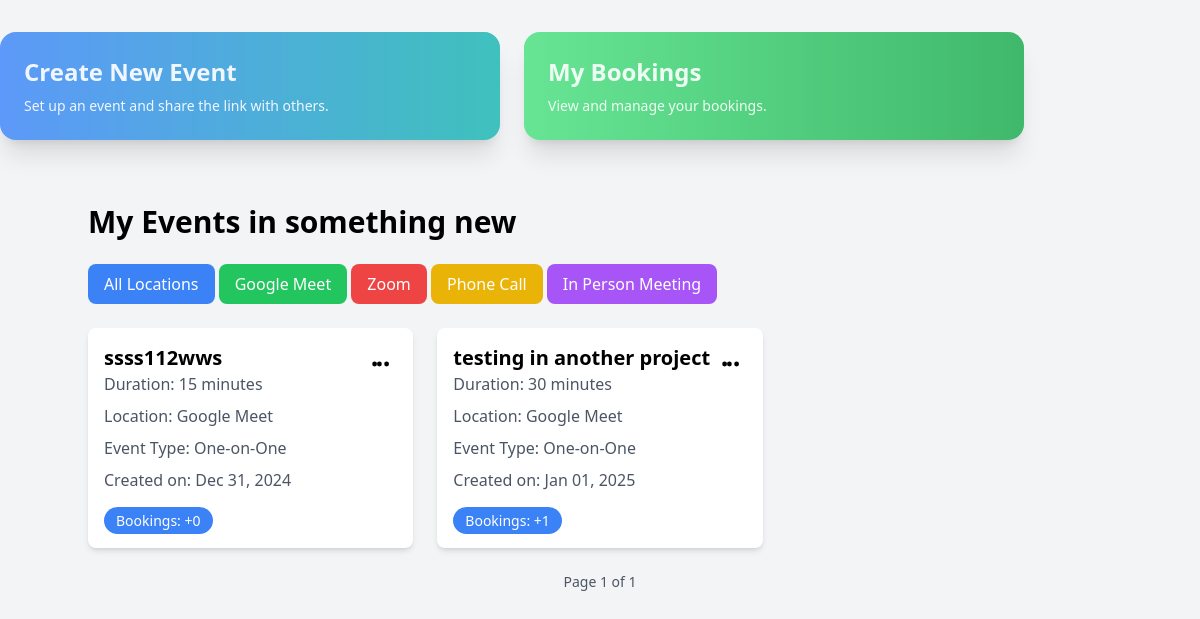
Page /auth/events/8/ (signed in) on the committed database.
### accounts/models.py (models this page shows, shortened)
class Organization(models.Model):
    name = models.CharField(max_length=255)
    description = models.TextField(blank=True)
    created_at = models.DateTimeField(auto_now_add=True)
    updated_at = models.DateTimeField(auto_now=True)
    created_by = models.ForeignKey(User, on_delete=models.CASCADE, related_name='created_organizations')

class EventOrganization(models.Model):
    EVENT_TYPES = [
        ('one_on_one', 'One-on-One'),
        ('group', 'Group Meeting'),
    ]
    LOCATION_CHOICES = [
        ('Google Meet', 'Google Meet'),
        ('Zoom', 'Zoom'),
        ('Phone Call', 'Phone Call'),
        ('In Person Meeting', 'In Person Meeting'),
    ]
    user = models.ForeignKey(User, on_delete=models.CASCADE, related_name="eventss", null=True, blank=True)
    organization = models.ForeignKey(Organization, on_delete=models.CASCADE, related_name="events", null=True, blank=True)
    event_type = models.CharField(max_length=20, choices=EVENT_TYPES, default='one_on_one', null=True, blank=True)
    title = models.CharField(max_length=255, null=True, blank=True)
    description = models.TextField(blank=True, null=True)
    duration = models.PositiveIntegerField(null=True, blank=True)
    buffer_time = models.PositiveIntegerField(default=0, null=True, blank=True)
    is_recurring = models.BooleanField(default=False, null=True, blank=True)
    location = models.CharField(
        max_length=100, choices=LOCATION_CHOICES, default='Google Meet', null=True, blank=True
    )
    slug = models.SlugField(unique=True, blank=True, null=True)
    created_at = models.DateTimeField(auto_now_add=True, null=True, blank=True)

### accounts/views.py (the view)
# urls.py: path('events/<int:org_id>/', UserEventsView.as_view(), name='user-events'),
class UserEventsView(LoginRequiredMixin, ListView):
    template_name = "accounts/user_events/user_events.html"
    context_object_name = "events"
    paginate_by = 5
    def get_queryset(self):
        org_id = self.kwargs.get("org_id")
        location = self.request.GET.get("location")
        user_profile = get_object_or_404(Profile, user=self.request.user, organization_id=org_id)
        events = EventOrganization.objects.filter(
            organization=user_profile.organization, user=self.request.user
        )
        if location and location != 'all':
            events = events.filter(location=location)
        events_with_bookings = []
        for event in events:
            booking_count = BookingOrganization.objects.filter(event=event).count()
            events_with_bookings.append({
                "event": event,
                "booking_count": booking_count,
            })
        return events_with_bookings
    def get_context_data(self, **kwargs):
        context = super().get_context_data(**kwargs)
        org_id = self.kwargs.get("org_id")
        user_profile = get_object_or_404(Profile, user=self.request.user, organization_id=org_id)
        context["organization_name"] = user_profile.organization.name
        context["org_id"] = org_id
        events_with_bookings = self.get_queryset()
        paginator = Paginator(events_with_bookings, self.paginate_by)
        page_number = self.request.GET.get('page', 1)
        page_obj = paginator.get_page(page_number)
        context["page_obj"] = page_obj
        context["events"] = page_obj.object_list
        return context

### calendar_plus/templates/accounts/user_events/user_events.html (shortened to what this page needs)
<!DOCTYPE html>
<html lang="en">
<head>
    <script src="https://cdn.tailwindcss.com"></script>
</head>
<div class="container py-8">
    <div class="grid grid-cols-1 sm:grid-cols-2 gap-6">
        <a href="{% url 'event_type_selection' org_id=org_id %}" class="relative block p-6 bg-gradient-to-r from-blue-500 to-teal-500 text-white text-lg rounded-2xl shadow-xl hover:scale-105 transition-all duration-300 ease-in-out transform hover:shadow-2xl">
            <span class="font-semibold text-2xl">Create New Event</span>
            <p class="text-sm mt-2">Set up an event and share the link with others.</p>
            <span class="absolute inset-0 bg-blue-200 opacity-25 rounded-2xl"></span>
        </a>
        <a href="{% url 'user_organization_bookings' org_id=org_id %}" class="relative block p-6 bg-gradient-to-r from-green-400 to-green-600 text-white text-lg rounded-2xl shadow-xl hover:scale-105 transition-all duration-300 ease-in-out transform hover:shadow-2xl">
            <span class="font-semibold text-2xl">My Bookings</span>
            <p class="text-sm mt-2">View and manage your bookings.</p>
            <span class="absolute inset-0 bg-green-200 opacity-25 rounded-2xl"></span>
        </a>
    </div>
</div>
<body class="bg-gray-100">
    <div class="container mx-auto py-8">
        <h1 class="text-3xl font-bold mb-6">My Events in {{ organization_name }}</h1>
        <div class="mb-6">
            <button class="px-4 py-2 bg-blue-500 text-white rounded-lg hover:bg-blue-700 transition duration-300" data-filter="all">All Locations</button>
            <button class="px-4 py-2 bg-green-500 text-white rounded-lg hover:bg-green-700 transition duration-300" data-filter="Google Meet">Google Meet</button>
            <button class="px-4 py-2 bg-red-500 text-white rounded-lg hover:bg-red-700 transition duration-300" data-filter="Zoom">Zoom</button>
            <button class="px-4 py-2 bg-yellow-500 text-white rounded-lg hover:bg-yellow-700 transition duration-300" data-filter="Phone Call">Phone Call</button>
            <button class="px-4 py-2 bg-purple-500 text-white rounded-lg hover:bg-purple-700 transition duration-300" data-filter="In Person Meeting">In Person Meeting</button>
        </div>
        <div class="grid grid-cols-1 sm:grid-cols-2 lg:grid-cols-3 gap-6" id="event-list">
            {% for item in page_obj %}
            <div class="event-card bg-white shadow-md rounded-lg overflow-hidden" data-location="{{ item.event.location }}">
                <div class="p-4 relative">
                    <h2 class="text-xl font-semibold">{{ item.event.title }}</h2>
                    <p class="text-gray-600 mb-2">Duration: {{ item.event.duration }} minutes</p>
                    <p class="text-gray-600 mb-2">Location: {{ item.event.location }}</p>
                    <p class="text-gray-600 mb-2">Event Type: {{ item.event.get_event_type_display }}</p>
                    <p class="text-gray-600 mb-2">Created on: {{ item.event.created_at|date:"M d, Y" }}</p>
                    <div class="mt-4">
                        <span class="px-3 py-1 bg-blue-500 text-white text-sm font-medium rounded-full">
                            Bookings: +{{ item.booking_count }}
                        </span>
                    </div>
                    <div class="absolute top-4 right-4">
                        <button class="menu-btn p-2 rounded-full hover:bg-gray-200 focus:outline-none">
                            <svg class="w-6 h-6" fill="currentColor" viewBox="0 0 20 20">
                                <path d="M6 10a2 2 0 114 0 2 2 0 01-4 0zm4 0a2 2 0 114 0 2 2 0 01-4 0zm6 0a2 2 0 114 0 2 2 0 01-4 0z" />
                            </svg>
                        </button>
                    </div>
                </div>
            </div>
            {% empty %}
            <div class="col-span-full text-center text-gray-600">
                <p>No events found. Create your first event!</p>
            </div>
            {% endfor %}
        </div>
        <div class="mt-6 flex justify-center">
            <div class="flex items-center space-x-4">
                <span class="text-sm text-gray-600">Page {{ page_obj.number }} of {{ page_obj.paginator.num_pages }}</span>
            </div>
        </div>
    </div>
</body>
</html>

### rows in the picture
Organization: name "something new"
EventOrganization: event "ssss112wws", event.duration "15", event.location "Google Meet", event.event_type "One-on-One", event.created_at "Dec 31, 2024", booking_count "0"
EventOrganization: event "testing in another project", event.duration "30", event.location "Google Meet", event.event_type "One-on-One", event.created_at "Jan 01, 2025", booking_count "1"

### other values in the picture
{{ page_obj.number }} "1"
{{ page_obj.paginator.num_pages }} "1"
